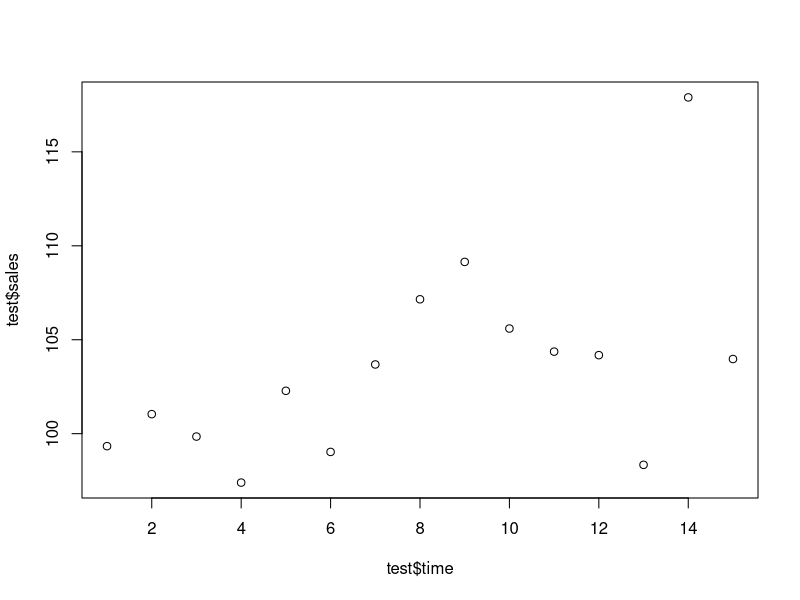
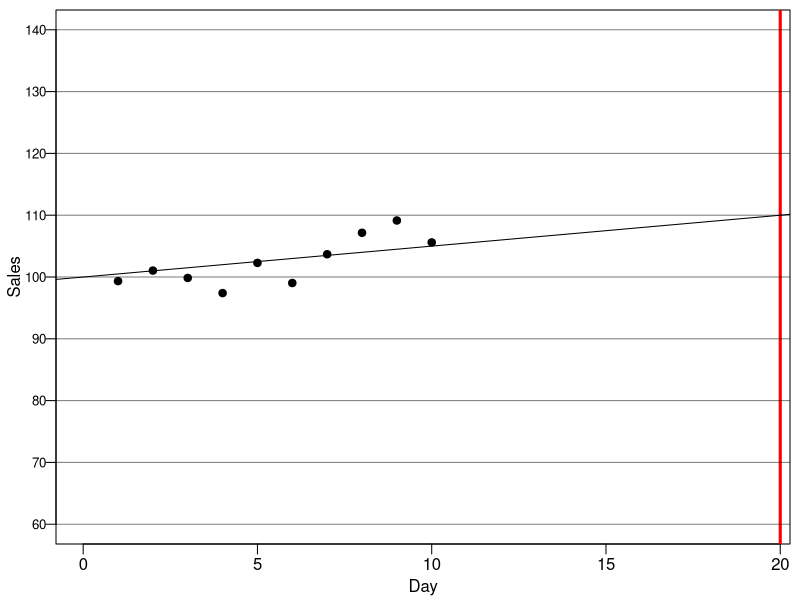
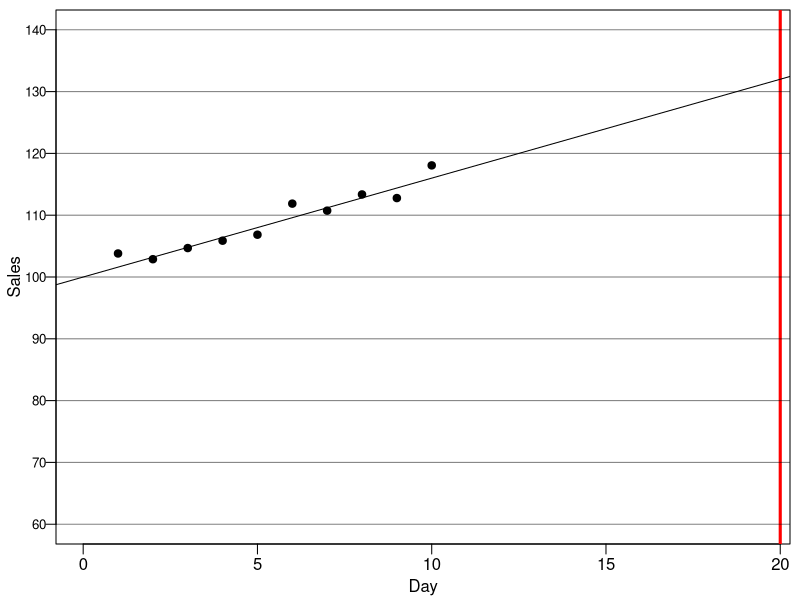
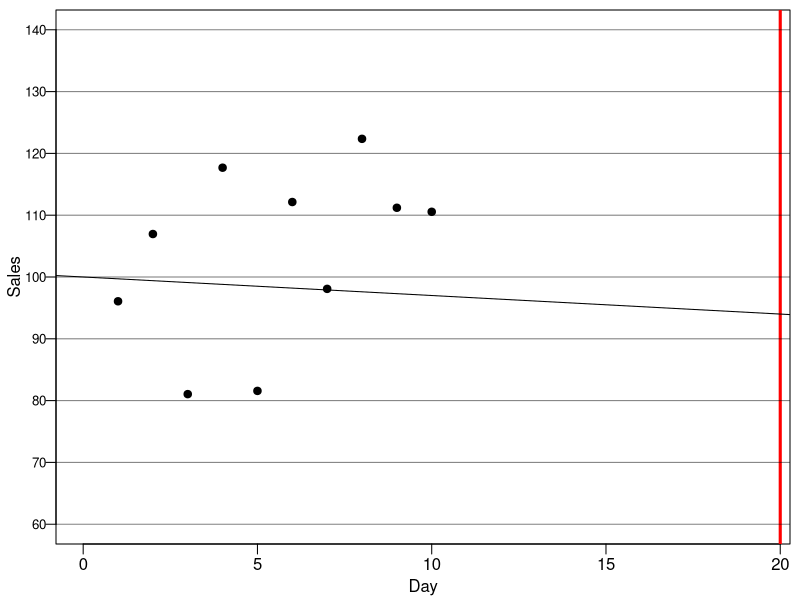
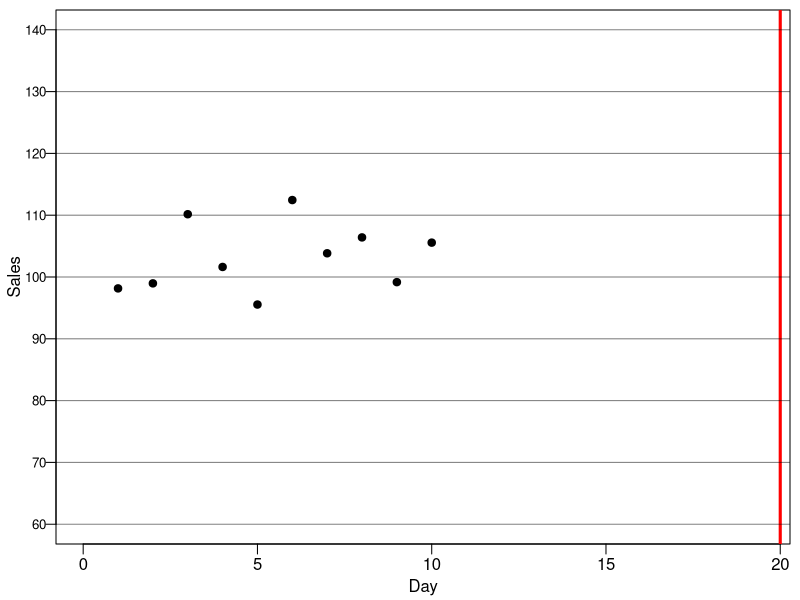
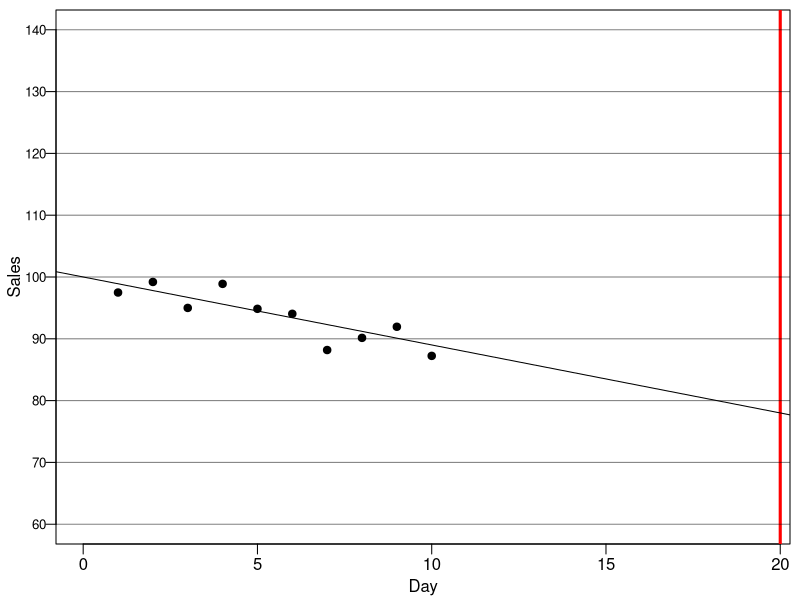
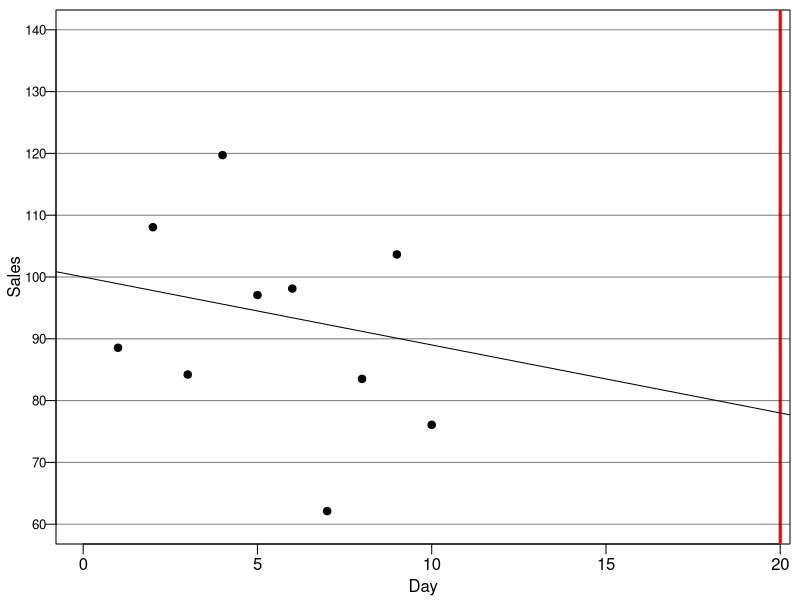
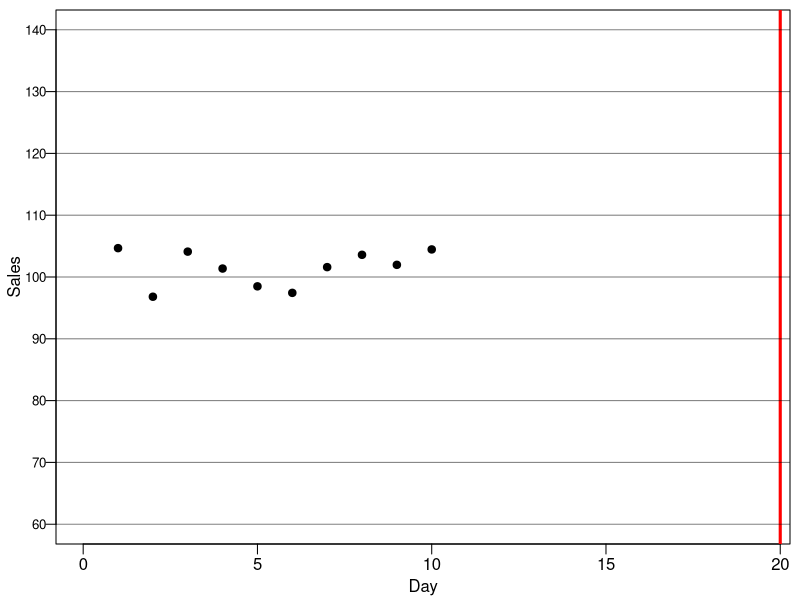

Recreate these plots in R, in order. (Note: this script raises an error after producing the figures.)
# Version for early October "big pilot"

# Function to make "all" of data
# period column marks what is observed vs not
# Make sure the first argument of noisevec matches pre + post
makedata <- function(slope,pre=10, noisevec=rnorm(15,0,5),  post=5){
  dates <- 1:(pre+post)
  sales <- 100 + slope*dates + noisevec
  period <- c(rep("Pre", pre), rep("Post", post))
  return(data.frame(time=dates, sales=sales, period=period))
}

test <- makedata(slope=.2)
test 



# Function to compute the correct predicted mean/sd for the last period
# using pre data
# With a line it just estimates the variance of the residuals 
# And uses the real trend for the point estimate
# Without a line it draws a best fit line and then bootstraps 
# a standard error
# also returns whether the truth is in a 90/95% confidence interval
# to check for correct coverage
# Need to think more carefully about the correct way to compute 
# the line variance since the coverage isn't 100%  correct here
trudist <- function(alldat, slope=.2, line=1, draws=10000){
  # time period to predict
  tpred <- nrow(alldat)
  # data we can use to predict
  dat <- subset(alldat, period=="Pre")
  sample_size <- nrow(dat)
  df = sample_size - 1
  # Only applies for normal distribution
  bias_correction = (sqrt(2/df)*gamma(sample_size/2)/gamma(df/2))
  # the "truth" of this simulation
  # Just used to correct coverage
  realsales <- alldat$sales[tpred]  # True point estimate (with noise)
  # Computing Bayesian mean/sd for those who get the line
  if (line==1){
    # the line
    realtrend <- 100 + slope*(1:nrow(dat))
    # old method of estimating sd as square root of mean residual
    # residual <- (dat$sales - realtrend)^2
    # sdest <- sqrt(mean(residual))
    sdest <- sd(dat$sales - realtrend)/bias_correction
    # point estimate which is trivially correct
    pointest <- 100 + slope*tpred # True point estimate (w/ out noise)
    # checking whether the real prediction point
    # is in a 90/95% confidence interval 
    cv = qt(0.10/2, df, lower.tail = FALSE)
    # lb90 = pointest - 1.64*sdest
    # ub90 = pointest + 1.64*sdest
    lb90 = pointest - cv*sdest
    ub90 = pointest + cv*sdest
    hit90 <- (realsales >= lb90)*(realsales <= ub90)
    
    cv = qt(0.05/2, df, lower.tail = FALSE)
    # lb95 = pointest - 1.96*sdest
    # ub95 = pointest + 1.96*sdest
    lb95 = pointest - cv*sdest
    ub95 = pointest + cv*sdest
    hit95 <- (realsales >= lb95)*(realsales <= ub95)
    return(list(mean=pointest, sd=sdest, hit90=hit90, hit95=hit95))
  }
  # Case where the trend line is not given
  if (line==0){
    # Drawing best fit line through the given data
    fixed_intercept <- 100
    # Subtract the explicit intercept from the regressand and then fit the 
    # intercept-free model:
    coeftable <- summary(lm(I(sales - fixed_intercept) ~ 0 + time, data=dat))$coef
    coeftable2 <- summary(lm(sales~time, data=dat))$coef
    pointest <- 100 + coeftable[1,1]*tpred
    # To get real variance, drawing a bunch of slopes with a 
    # mean equal to the point estimate 
    # and a sd equal to the standard error
    betaests <- rnorm(draws, coeftable[1,1], coeftable[1,2])
    # creating one prediction for each draw
    # equal to the mean prediction given this beta
    # plus an error term with a variance estimated from the
    # residuals given this beta
    preds <- rep(NA, draws)
    msres <- rep(NA, draws)
    for (i in 1:draws){
      drawest <- 100 + betaests[i]*tpred
      res <- (dat$sales - (100 + betaests[i]*(1:nrow(dat))))
      msres[i] <- sd(res)
      preds[i] <- drawest + rnorm(1, 0, msres[i])
    }
    sdest <- sd(preds)/bias_correction
    avgsd <- mean(msres)/bias_correction
    bestsd <- sd(dat$sales - (100 +coeftable[1,1]*(1:nrow(dat))))/bias_correction
    # checking confidence intervals
    cv = qt(0.10/2, df, lower.tail = FALSE)
    hit90 <- (realsales >= pointest - cv*sdest)*(realsales <= pointest + cv*sdest)
    cv = qt(0.05/2, df, lower.tail = FALSE)
    hit95 <- (realsales >= pointest - cv*sdest)*(realsales <= pointest + cv*sdest)
    return(list(mean=pointest, sd=sdest, avgsd=avgsd, bestsd =bestsd,
                hit90=hit90, hit95=hit95))
  }
  
}

# Test data set with slope .5
test <- makedata(slope=.5)
plot(test$time, test$sales)
trudist(alldat=test, slope=.5, line=1)
trudist(alldat=test, slope=.5, line=0)


# Function to create the plot
makeplot <- function(alldata, slope, tpred, treat=1, 
                     showbest=0, xlim=c(0, 28)){
  predates <- alldata$time[alldata$period=="Pre"]
  presales <- alldata$sales[alldata$period=="Pre"]
  par(mfrow=c(1,1), mar=c(2.8,2.8,.5,.5), mgp=c(1.6, .5, 0))
  plot(predates, presales, pch=19,
       ylim=c(60, 140), xlab="Day",
       ylab="Sales", xlim=xlim, axes=FALSE)
  axis(1)
  axis(2, at=seq(60, 140, by=10), labels=seq(60, 140, by=10),
       cex.axis=.8, las=2)
  box()
  abline(v=tpred, col="red", lwd=3)
  if (treat) abline(a=100, b=slope)
  if (showbest){
    coefs <- summary(lm(presales~predates))$coefficients
    # fixed_intercept <- 100
    # coefs <- summary(lm(I(presales - fixed_intercept) ~ 0 + predates))$coefficients
    abline(a=coefs[1], b=coefs[2], lty=3)
  }
  abline(h=seq(60,140, by=10), col=rgb(0,0,0, alpha=.5))
  # text(tpred + 1, seq(135, 65, length.out=8),
  #      c("A","B","C","D","E","F","G","H"))
  # arrows(tpred + 1, 138.5, tpred+1, 143, length=.02)
  # arrows(tpred + 1, 61, tpred+1, 57.5, length=.02)
}

makeplot(alldata=test, slope=.5, tpred=20, xlim=c(0, 19.5))


# Training examples v2
# setwd("~/Dropbox/Apps/Overleaf/Thinking and Confidence/_img/trainingv2")
set.seed(2445633)
lowvarv2 <- makedata(slope=1.6, noisevec=rnorm(20,0 ,1.5), post=10)
morevarv2 <- makedata(slope=-.3, noisevec=rnorm(20,0 ,15), post=10)
nolinev2 <- makedata(slope=.4, noisevec=rnorm(20, 0, 4), post=10)

data.frame(trainnum=c(1,2,3), 
      mean=c(trudist(alldat=lowvarv2, slope=1.6, line=1)$mean,
        trudist(alldat=morevarv2, slope=-.3, line=1)$mean,
        trudist(alldat=nolinev2, slope=.4, line=0)$mean),
      sd=c(trudist(alldat=lowvarv2, slope=1.6, line=1)$sd,
        trudist(alldat=morevarv2, slope=-.3, line=1)$sd,
        trudist(alldat=nolinev2, slope=.4, line=0)$sd)
      )
trudist(alldat=lowvarv2, slope=1.6, line=1)


set.seed(24532)
toscale <- rnorm(20, 0, 1)
practice1 <- makedata(slope=-1.1, noisevec=3*toscale, post=10)
practice2 <- makedata(slope=-1.1, noisevec=22*toscale, post=10)
practice3 <- makedata(slope=.5, noisevec=rnorm(20, 0, 4), post=10)
practice4 <- makedata(slope=-.5, noisevec=rnorm(20, 0, 15), post=10)

toscale_comp <- rnorm(20, 0, 1)
comp1 <- makedata(slope=.2, noisevec=2*toscale_comp, post=10)
comp2 <- makedata(slope=.2, noisevec=8*toscale_comp, post=10)


jpeg("train1.jpeg", height=300)
makeplot(alldata=lowvarv2, slope=1.6, tpred=20, xlim=c(0, 19.5))
dev.off()

jpeg("train2.jpeg", height=300)
makeplot(alldata=morevarv2, slope=-.3, tpred=20, xlim=c(0, 19.5))
dev.off()

jpeg("train3.jpeg", height=300)
makeplot(alldata=nolinev2, treat=0, tpred=20, xlim=c(0, 19.5))
dev.off()

jpeg("practice1.jpeg", height=300)
makeplot(alldata=practice1, slope=-1.1, tpred=20, xlim=c(0, 19.5))
dev.off()

jpeg("practice2.jpeg", height=300)
makeplot(alldata=practice2, slope=-1.1, tpred=20, xlim=c(0, 19.5))
dev.off()

jpeg("practice3.jpeg", height=300)
makeplot(alldata=practice3, treat=0, tpred=20, xlim=c(0, 19.5))
dev.off()

jpeg("practice4.jpeg", height=300)
makeplot(alldata=practice4, treat=0, tpred=20, xlim=c(0, 19.5))
dev.off()


jpeg("comp1.jpeg", height=300)
makeplot(alldata=comp1, treat=0, tpred=20, xlim=c(0, 19.5))
text(5, 135, "A", cex=3)
dev.off()

jpeg("comp2.jpeg", height=300)
makeplot(alldata=comp2, treat=0, tpred=20, xlim=c(0, 19.5))
text(5, 135, "B", cex=3)
dev.off()


jpeg("range.jpeg", height=300)
par(mfrow=c(1,1), mar=c(2.8,2.8,.5,.5), mgp=c(1.6, .5, 0))
plot(0:20, 60:80, pch=19,
     ylim=c(60, 140), xlab="Day",
     ylab="Sales", xlim=c(0, 19.5), col="white", axes=FALSE)
axis(1)
axis(2, at=seq(60, 140, by=10), labels=seq(60, 140, by=10),
     cex.axis=.8, las=2)
box()
abline(v=20, col="red", lwd=3)
abline(h=seq(60,140, by=10), col=rgb(0,0,0, alpha=.3))
lines(c(0, 20),c(100, 100+20*2), lwd=3)
lines(c(0, 20),c(100, 100+20*(-2)), lwd=3)
for (rs in runif(6, -2, 2)){
  lines(c(0, 20),c(100, 100+20*(rs)), lwd=1)
}
text(18, 100, "?", cex=3, col="dark grey")
dev.off()

practiceans <- data.frame(problem=c(1:4))
practiceans$mean <- c(trudist(alldat=practice1, slope=-1.1, line=1)$mean,
                      trudist(alldat=practice2, slope=-1.1, line=1)$mean,
                      trudist(alldat=practice3, slope=.5, line=0)$mean,
                      trudist(alldat=practice4, slope=-.5, line=0)$mean)

practiceans$sd <- c(trudist(alldat=practice1, slope=-1.1, line=1)$sd,
                      trudist(alldat=practice2, slope=-1.1, line=1)$sd,
                      trudist(alldat=practice3, slope=.5, line=0)$sd,
                      trudist(alldat=practice4, slope=-.5, line=0)$sd)
practiceans
write.csv(practiceans, "practiceans.csv")

####### CREATING DATA A PLOTS FOR THE PILOT
## For 1-6 the randomization is no line/line and near/far
# Number of sims
N <- 6
# Real SDs across sims
sds <- seq(1,8, length.out=6)

# Pre data points
prepoints <- 10
# post for close problems
postc <- 3
# post for long problems
postf <- 13


set.seed(2342423)
bins <- seq(-2, 2, length.out=7)
slopestrat <- rep(NA, 6)
# shuffling
for (i in 1:6) slopestrat[i] <- runif(1,bins[i], bins[i+1])

# Simulating data
# Randomizing the order of the slopes
slopes <- slopestrat[sample(1:6,6)]
# Empty list for data
dats <- list()
# Also making a separate "close" data that stops earlier
# For easier input to the trudist function
datsclose <- list()
for (i in 1:6){
dats[[i]] <- makedata(slope=slopes[i], pre=prepoints, post=postf,
                      noisevec <- rnorm(prepoints + postf, 0, sds[i]))
datsclose[[i]] <- dats[[i]][1:(prepoints + postc),]
}

# Making plots
#setwd("~/Dropbox/Apps/Overleaf/Thinking and Confidence/_img/stratv2")
for (i in 1:N){
  jpeg(paste(i, "c", "l", ".jpeg", sep=""), height=300, width=300)
  makeplot(alldata=dats[[i]], slope=slopes[i], tpred=prepoints + postc,
           xlim=c(0, prepoints + postc -.2))
  dev.off()
  
  jpeg(paste(i, "f", "l", ".jpeg", sep=""), height=300, width=480)
  makeplot(alldata=dats[[i]], slope=slopes[i], tpred=prepoints + postf,
           xlim=c(0, prepoints + postf -.3))
  dev.off()
  
  jpeg(paste(i, "c", "n", ".jpeg", sep=""), height=300, width=300)
  makeplot(alldata=dats[[i]], slope=slopes[i], treat=0, 
           tpred=prepoints + postc,
           xlim=c(0, prepoints + postc -.2))
  dev.off()
  
  jpeg(paste(i, "f", "n", ".jpeg", sep=""), height=300, width=480)
  makeplot(alldata=dats[[i]], slope=slopes[i], treat=0, 
           tpred=prepoints + postf,
           xlim=c(0, prepoints + postf -.3))
  dev.off()
}


# Right answers for each problem, first just mean and sd
# making a list which will hold data for each problem
rightlist <- list()
for (i in 1:6){
# setting up the df
rightlist[[i]] <- data.frame(problem=rep(i,4), 
                             distance=c("c", "f", "c", "f"),
                             line=c("l", "l", "n", "n"),
                             mean=NA,
                             sd=NA,
                             mbestsd=NA,
                             mavgsd=NA)
# population mean and sd
# for line/close
rightlist[[i]]$mean[1] <- trudist(alldat=datsclose[[i]],slope=slopes[i],
                                  line=1)$mean
rightlist[[i]]$sd[1] <- trudist(alldat=datsclose[[i]],slope=slopes[i],
                                  line=1)$sd
# for line/far
rightlist[[i]]$mean[2] <- trudist(alldat=dats[[i]],slope=slopes[i],
                                  line=1)$mean
rightlist[[i]]$sd[2] <- trudist(alldat=dats[[i]],slope=slopes[i],
                                line=1)$sd
# for no/close
rightlist[[i]]$mean[3] <- trudist(alldat=datsclose[[i]],slope=slopes[i],
                                  line=0)$mean
rightlist[[i]]$sd[3] <- trudist(alldat=datsclose[[i]],slope=slopes[i],
                                line=0)$sd
rightlist[[i]]$mbestsd[3] <- trudist(alldat=datsclose[[i]],slope=slopes[i],
                                line=0)$bestsd
rightlist[[i]]$mavgsd[3] <- trudist(alldat=datsclose[[i]],slope=slopes[i],
                                line=0)$avgsd
# for no/far
rightlist[[i]]$mean[4] <- trudist(alldat=dats[[i]],slope=slopes[i],
                                  line=0)$mean
rightlist[[i]]$sd[4] <- trudist(alldat=dats[[i]],slope=slopes[i],
                                line=0)$sd
rightlist[[i]]$mbestsd[4] <- trudist(alldat=datsclose[[i]],slope=slopes[i],
                                     line=0)$bestsd
rightlist[[i]]$mavgsd[4] <- trudist(alldat=datsclose[[i]],slope=slopes[i],
                                    line=0)$avgsd

}

# Combinine to one data frame
ans <- rightlist[[1]]
for (i in 2:N) ans <- rbind(ans, rightlist[[i]])

ans

write.csv(ans, "ans.csv")

# writing data for posterity
for (i in 1:6) write.csv(dats[[i]], paste("data", i, ".csv", sep=""))

## For 7-12 the randomization is no line/line and near/far
# AND we scale the variance so the true answer is the same across these
# Number of sims
# Real SDs across sims
sds <- seq(8,22, length.out=6)


set.seed(242143)
bins <- seq(-2, 2, length.out=7)
slopestrat <- rep(NA, 6)
# shuffling
for (i in 1:6) slopestrat[i] <- runif(1,bins[i], bins[i+1])

# Simulating data
# Randomizing the order of the slopes
slopes <- slopestrat[sample(1:6,6)]
# Empty lists for data
dats_lf <- list()
dats_lc <- list()
dats_nf <- list()
dats_nc <- list()
for (i in 1:6){
  # Baseline noise vector for the line problems
  basenoise <- rnorm(prepoints + postf, 0, sds[i])
  # Creating line data, first far
  dats_lf[[i]] <- makedata(slope=slopes[i], pre=prepoints, post=postf,
                        noisevec <- basenoise)
  # now chopping off the final points for the close version
  dats_lc[[i]] <- dats_lf[[i]][1:(prepoints + postc),]
  # Making the "guess" normalization factors
  linesd <- trudist(alldat=dats_lf[[i]],slope=slopes[i],
                    line=1)$sd
  farsd <- trudist(alldat=dats_lf[[i]],slope=slopes[i],
                     line=0)$sd
  closesd <- trudist(alldat=dats_lc[[i]],slope=slopes[i],
                   line=0)$sd
  # Some guesses for the right factor
  n_tests <- 20
  testfactors_f <- seq(.8*linesd/farsd, 1.2*linesd/farsd, length.out=n_tests)
  testfactors_c <- seq(.8*linesd/closesd, 1.2*linesd/closesd, length.out=n_tests)
  testsds_f <- rep(NA, n_tests)
  testsds_c <- rep(NA, n_tests)
  for (test in 1:n_tests){
    testsds_f[test] <- trudist(alldat=makedata(slope=slopes[i], pre=prepoints, 
                                         post=postf,
                                         noisevec <- basenoise*testfactors_f[test]),
                         slope=slopes[i],
                         line=0)$sd
    testsds_c[test] <- trudist(alldat=makedata(slope=slopes[i], pre=prepoints, 
                                               post=postc,
                                               noisevec <- basenoise[1:(prepoints + postc)]*testfactors_c[test]),
                               slope=slopes[i],
                               line=0)$sd
  }
  adjfactor_f <- testfactors_f[which.min(abs(testsds_f-linesd))]
  adjfactor_c <- testfactors_c[which.min(abs(testsds_c-linesd))]
  # Close data with normalized noise vector
  dats_nf[[i]] <- makedata(slope=slopes[i], pre=prepoints, post=postf,
                           noisevec <- basenoise*adjfactor_f)
  # For close version, need to truncate the noise vector
  dats_nc[[i]] <- makedata(slope=slopes[i], pre=prepoints, post=postc,
                           noisevec <- basenoise[1:(prepoints + postc)]*adjfactor_c)
}

# Making plots
# setwd("~/Dropbox/Apps/Overleaf/Thinking and Confidence/_img/stratv2")
for (i in 1:N){
  jpeg(paste(6+i, "c", "l", ".jpeg", sep=""), height=300, width=300)
  makeplot(alldata=dats_lc[[i]], slope=slopes[i], tpred=prepoints + postc,
           xlim=c(0, prepoints + postc -.2))
  dev.off()
  
  jpeg(paste(6+i, "f", "l", ".jpeg", sep=""), height=300, width=480)
  makeplot(alldata=dats_lf[[i]], slope=slopes[i], tpred=prepoints + postf,
           xlim=c(0, prepoints + postf -.3))
  dev.off()
  
  jpeg(paste(6+i, "c", "n", ".jpeg", sep=""), height=300, width=300)
  makeplot(alldata=dats_nc[[i]], slope=slopes[i], treat=0, 
           tpred=prepoints + postc,
           xlim=c(0, prepoints + postc -.2))
  dev.off()
  
  jpeg(paste(6+i, "f", "n", ".jpeg", sep=""), height=300, width=480)
  makeplot(alldata=dats_nf[[i]], slope=slopes[i], treat=0, 
           tpred=prepoints + postf,
           xlim=c(0, prepoints + postf -.3))
  dev.off()
}


# Right answers for each problem, first just mean and sd
# making a list which will hold data for each problem
rightlist <- list()
for (i in 1:6){
  # setting up the df
  rightlist[[i]] <- data.frame(problem=rep(i+6,4), 
                               distance=c("c", "f", "c", "f"),
                               line=c("l", "l", "n", "n"),
                               mean=NA,
                               sd=NA,
                               mbestsd=NA,
                               mavgsd=NA)
  # population mean and sd
  # for line/close
  rightlist[[i]]$mean[1] <- trudist(alldat=dats_lc[[i]],slope=slopes[i],
                                    line=1)$mean
  rightlist[[i]]$sd[1] <- trudist(alldat=dats_lc[[i]],slope=slopes[i],
                                  line=1)$sd
  # for line/far
  rightlist[[i]]$mean[2] <- trudist(alldat=dats_lf[[i]],slope=slopes[i],
                                    line=1)$mean
  rightlist[[i]]$sd[2] <- trudist(alldat=dats_lf[[i]],slope=slopes[i],
                                  line=1)$sd
  # for no/close
  rightlist[[i]]$mean[3] <- trudist(alldat=dats_nc[[i]],slope=slopes[i],
                                    line=0)$mean
  rightlist[[i]]$sd[3] <- trudist(alldat=dats_nc[[i]],slope=slopes[i],
                                  line=0)$sd
  rightlist[[i]]$mbestsd[3] <- trudist(alldat=dats_nc[[i]],slope=slopes[i],
                                       line=0)$bestsd
  rightlist[[i]]$mavgsd[3] <- trudist(alldat=dats_nc[[i]],slope=slopes[i],
                                      line=0)$avgsd
  # for no/far
  rightlist[[i]]$mean[4] <- trudist(alldat=dats_nf[[i]],slope=slopes[i],
                                    line=0)$mean
  rightlist[[i]]$sd[4] <- trudist(alldat=dats_nf[[i]],slope=slopes[i],
                                  line=0)$sd
  rightlist[[i]]$mbestsd[4] <- trudist(alldat=dats_nf[[i]],slope=slopes[i],
                                       line=0)$bestsd
  rightlist[[i]]$mavgsd[4] <- trudist(alldat=dats_nf[[i]],slope=slopes[i],
                                      line=0)$avgsd
  
}

# Combinine to one data frame
ans2 <- rightlist[[1]]
for (i in 2:N) ans2 <- rbind(ans2, rightlist[[i]])
ans2

allans <- rbind(ans,ans2)
allans
allans$scaled <- ifelse(allans$problem > 6, 1, 0)

allans
write.csv(allans, "ans.csv")

# writing data for posterity
for (i in 1:6) write.csv(dats[[i]], paste("data", i, ".csv", sep=""))





######### CHECKING THE CONFIDENCE INTERVALS

# functions to draw a slope, check 90/95% confidence intervals
# with the line
simhit90line <- function(pre=10,post=5, noisevec=rnorm(15,0,5)){
  slope <- runif(1, -1, 1)
  data <- makedata(slope=slope, 
                   pre=pre, post=post,noisevec=noisevec)
  return(trudist(slope=slope, alldat=data, line=1)$hit90)
  
}

simhit95line <- function(pre=10,post=5, noisevec=rnorm(15,0,5)){
  slope <- runif(1, -1, 1)
  data <- makedata(slope=slope)
  return(trudist(slope=slope, alldat=data, line=1)$hit95)
  
}

#... and without the line
simhit90no <- function(pre=10,post=5, noisevec=rnorm(15,0,5)){
  slope <- runif(1, -1, 1)
  data <- makedata(slope=slope)
  return(trudist(slope=slope, alldat=data, line=0)$hit90)
  
}

simhit95no <- function(pre=10,post=5, noisevec=rnorm(15,0,5)){
  slope <- runif(1, -1, 1)
  data <- makedata(slope=slope)
  return(trudist(slope=slope, alldat=data, line=0)$hit95)
  
}


simhit90line()

# Checking coverage rates with line. Ideally the first should be 
# about .9 and the second about .95

mean(replicate(100000, simhit90line()))

mean(replicate(100000, simhit95line()))

# Same w/o the line
mean(replicate(100000, simhit90no()))
mean(replicate(100000, simhit95no()))



mean(replicate(1000, simhit90line(pre=15, noisevec=rnorm(20,0,15))))
mean(replicate(1000, simhit95line(pre=15, noisevec=rnorm(20,0,15))))
mean(replicate(1000, simhit90no(pre=15, noisevec=rnorm(20,0,15))))
mean(replicate(1000, simhit95no(pre=15, noisevec=rnorm(20,0,15))))


mean(replicate(1000, trudist(alldat=makedata(slope=runif(1, -1, 1)), tpred=15)$hit95))

mean(replicate(1000, trudist(alldat=makedata(slope=runif(1, -1, 1)), tpred=15)$hit90))
mean(replicate(1000, trudist(alldat=makedata(slope=runif(1, -1, 1)), tpred=15)$hit95))




